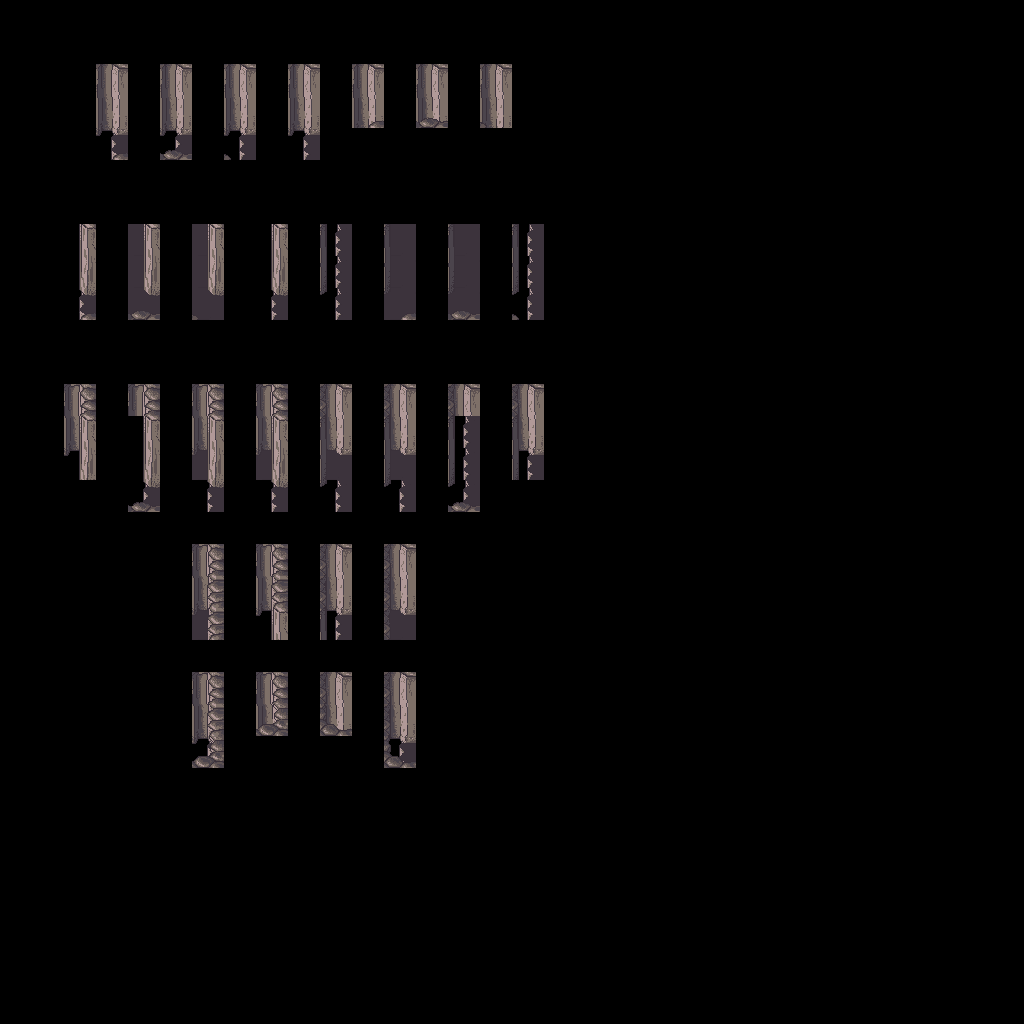

A 2D game scene composited from a Tiled map and its tileset images. What follows is a short description and the map's XML, with every tile layer's data as written:
An orthogonal 32x32 tile map with 32x32 px tiles, 3 tile layers (regions, input_Mountain, output_Mountain).

<map version="1.2" tiledversion="1.2.0" orientation="orthogonal" renderorder="right-down" width="32" height="32" tilewidth="32" tileheight="32" infinite="0" nextlayerid="5" nextobjectid="1">
 <tileset firstgid="1" source="../mountains-v6.tsx" />
 <layer id="1" name="regions" width="32" height="32">
  <data encoding="csv">
0,0,0,0,0,0,0,0,0,0,0,0,0,0,0,0,0,0,0,0,0,0,0,0,0,0,0,0,0,0,0,0,
0,0,0,0,0,0,0,0,0,0,0,0,0,0,0,0,0,0,0,0,0,0,0,0,0,0,0,0,0,0,0,0,
0,0,0,1190,0,1190,0,1190,0,1190,0,1190,0,1190,0,1190,0,0,0,0,0,0,0,0,0,0,0,0,0,0,0,0,
0,0,0,1190,0,1190,0,1190,0,1190,0,1190,0,1190,0,1190,0,0,0,0,0,0,0,0,0,0,0,0,0,0,0,0,
0,0,0,1190,0,1190,0,1190,0,1190,0,0,0,0,0,0,0,0,0,0,0,0,0,0,0,0,0,0,0,0,0,0,
0,0,0,0,0,0,0,0,0,0,0,0,0,0,0,0,0,0,0,0,0,0,0,0,0,0,0,0,0,0,0,0,
0,0,0,0,0,0,0,0,0,0,0,0,0,0,0,0,0,0,0,0,0,0,0,0,0,0,0,0,0,0,0,0,
0,0,1190,0,1191,0,1191,0,1190,0,1190,0,1191,0,1191,0,1190,0,0,0,0,0,0,0,0,0,0,0,0,0,0,0,
0,0,1190,0,1191,0,1191,0,1190,0,1190,0,1191,0,1191,0,1190,0,0,0,0,0,0,0,0,0,0,0,0,0,0,0,
0,0,1190,0,1191,0,1191,0,1190,0,1190,0,1191,0,1191,0,1190,0,0,0,0,0,0,0,0,0,0,0,0,0,0,0,
0,0,0,0,0,0,0,0,0,0,0,0,0,0,0,0,0,0,0,0,0,0,0,0,0,0,0,0,0,0,0,0,
0,0,0,0,0,0,0,0,0,0,0,0,0,0,0,0,0,0,0,0,0,0,0,0,0,0,0,0,0,0,0,0,
0,0,1190,0,1190,0,1191,0,1191,0,1191,0,1191,0,1190,0,1190,0,0,0,0,0,0,0,0,0,0,0,0,0,0,0,
0,0,1190,0,1190,0,1191,0,1191,0,1191,0,1191,0,1190,0,1190,0,0,0,0,0,0,0,0,0,0,0,0,0,0,0,
0,0,1190,0,1190,0,1191,0,1191,0,1191,0,1191,0,1190,0,1190,0,0,0,0,0,0,0,0,0,0,0,0,0,0,0,
0,0,0,0,1190,0,1190,0,1190,0,1190,0,1190,0,1190,0,0,0,0,0,0,0,0,0,0,0,0,0,0,0,0,0,
0,0,0,0,0,0,0,0,0,0,0,0,0,0,0,0,0,0,0,0,0,0,0,0,0,0,0,0,0,0,0,0,
0,0,0,0,0,0,1191,0,1190,0,1190,0,1191,0,0,0,0,0,0,0,0,0,0,0,0,0,0,0,0,0,0,0,
0,0,0,0,0,0,1191,0,1190,0,1190,0,1191,0,0,0,0,0,0,0,0,0,0,0,0,0,0,0,0,0,0,0,
0,0,0,0,0,0,1191,0,1190,0,1190,0,1191,0,0,0,0,0,0,0,0,0,0,0,0,0,0,0,0,0,0,0,
0,0,0,0,0,0,0,0,0,0,0,0,0,0,0,0,0,0,0,0,0,0,0,0,0,0,0,0,0,0,0,0,
0,0,0,0,0,0,1190,0,1190,0,1190,0,1190,0,0,0,0,0,0,0,0,0,0,0,0,0,0,0,0,0,0,0,
0,0,0,0,0,0,1190,0,1190,0,1190,0,1190,0,0,0,0,0,0,0,0,0,0,0,0,0,0,0,0,0,0,0,
0,0,0,0,0,0,1190,0,0,0,0,0,1190,0,0,0,0,0,0,0,0,0,0,0,0,0,0,0,0,0,0,0,
0,0,0,0,0,0,0,0,0,0,0,0,0,0,0,0,0,0,0,0,0,0,0,0,0,0,0,0,0,0,0,0,
0,0,0,0,0,0,0,0,0,0,0,0,0,0,0,0,0,0,0,0,0,0,0,0,0,0,0,0,0,0,0,0,
0,0,0,0,0,0,0,0,0,0,0,0,0,0,0,0,0,0,0,0,0,0,0,0,0,0,0,0,0,0,0,0,
0,0,0,0,0,0,0,0,0,0,0,0,0,0,0,0,0,0,0,0,0,0,0,0,0,0,0,0,0,0,0,0,
0,0,0,0,0,0,0,0,0,0,0,0,0,0,0,0,0,0,0,0,0,0,0,0,0,0,0,0,0,0,0,0,
0,0,0,0,0,0,0,0,0,0,0,0,0,0,0,0,0,0,0,0,0,0,0,0,0,0,0,0,0,0,0,0,
0,0,0,0,0,0,0,0,0,0,0,0,0,0,0,0,0,0,0,0,0,0,0,0,0,0,0,0,0,0,0,0,
0,0,0,0,0,0,0,0,0,0,0,0,0,0,0,0,0,0,0,0,0,0,0,0,0,0,0,0,0,0,0,0
</data>
 </layer>
 <layer id="2" name="input_Mountain" width="32" height="32">
  <properties>
   <property name="StrictEmpty" type="bool" value="true" />
  </properties>
  <data encoding="csv">
0,0,0,0,0,0,0,0,0,0,0,0,0,0,0,0,0,0,0,0,0,0,0,0,0,0,0,0,0,0,0,0,
0,0,0,0,0,0,0,0,0,0,0,0,0,0,0,0,0,0,0,0,0,0,0,0,0,0,0,0,0,0,0,0,
0,0,0,938,0,938,0,938,0,938,0,938,0,938,0,938,0,0,0,0,0,0,0,0,0,0,0,0,0,0,0,0,
0,0,0,0,0,0,0,0,0,0,0,809,0,810,0,811,0,0,0,0,0,0,0,0,0,0,0,0,0,0,0,0,
0,0,0,809,0,810,0,811,0,0,0,0,0,0,0,0,0,0,0,0,0,0,0,0,0,0,0,0,0,0,0,0,
0,0,0,0,0,0,0,0,0,0,0,0,0,0,0,0,0,0,0,0,0,0,0,0,0,0,0,0,0,0,0,0,
0,0,0,0,0,0,0,0,0,0,0,0,0,0,0,0,0,0,0,0,0,0,0,0,0,0,0,0,0,0,0,0,
0,0,937,0,937,0,937,0,937,0,939,0,939,0,939,0,939,0,0,0,0,0,0,0,0,0,0,0,0,0,0,0,
0,0,0,0,0,0,0,0,0,0,0,0,0,0,0,0,0,0,0,0,0,0,0,0,0,0,0,0,0,0,0,0,
0,0,809,0,810,0,811,0,0,0,0,0,809,0,810,0,811,0,0,0,0,0,0,0,0,0,0,0,0,0,0,0,
0,0,0,0,0,0,0,0,0,0,0,0,0,0,0,0,0,0,0,0,0,0,0,0,0,0,0,0,0,0,0,0,
0,0,0,0,0,0,0,0,0,0,0,0,0,0,0,0,0,0,0,0,0,0,0,0,0,0,0,0,0,0,0,0,
0,0,872,0,872,0,872,0,872,0,876,0,876,0,876,0,876,0,0,0,0,0,0,0,0,0,0,0,0,0,0,0,
0,0,937,0,937,0,937,0,937,0,939,0,939,0,939,0,939,0,0,0,0,0,0,0,0,0,0,0,0,0,0,0,
0,0,1001,0,0,0,1001,0,0,0,0,0,1003,0,0,0,1003,0,0,0,0,0,0,0,0,0,0,0,0,0,0,0,
0,0,0,0,810,0,1065,0,0,0,0,0,1067,0,810,0,0,0,0,0,0,0,0,0,0,0,0,0,0,0,0,0,
0,0,0,0,0,0,0,0,0,0,0,0,0,0,0,0,0,0,0,0,0,0,0,0,0,0,0,0,0,0,0,0,
0,0,0,0,0,0,872,0,872,0,876,0,876,0,0,0,0,0,0,0,0,0,0,0,0,0,0,0,0,0,0,0,
0,0,0,0,0,0,873,0,873,0,875,0,875,0,0,0,0,0,0,0,0,0,0,0,0,0,0,0,0,0,0,0,
0,0,0,0,0,0,873,0,937,0,939,0,875,0,0,0,0,0,0,0,0,0,0,0,0,0,0,0,0,0,0,0,
0,0,0,0,0,0,0,0,0,0,0,0,0,0,0,0,0,0,0,0,0,0,0,0,0,0,0,0,0,0,0,0,
0,0,0,0,0,0,872,0,872,0,876,0,876,0,0,0,0,0,0,0,0,0,0,0,0,0,0,0,0,0,0,0,
0,0,0,0,0,0,873,0,1133,0,1134,0,875,0,0,0,0,0,0,0,0,0,0,0,0,0,0,0,0,0,0,0,
0,0,0,0,0,0,1133,0,0,0,0,0,1134,0,0,0,0,0,0,0,0,0,0,0,0,0,0,0,0,0,0,0,
0,0,0,0,0,0,0,0,0,0,0,0,0,0,0,0,0,0,0,0,0,0,0,0,0,0,0,0,0,0,0,0,
0,0,0,0,0,0,0,0,0,0,0,0,0,0,0,0,0,0,0,0,0,0,0,0,0,0,0,0,0,0,0,0,
0,0,0,0,0,0,0,0,0,0,0,0,0,0,0,0,0,0,0,0,0,0,0,0,0,0,0,0,0,0,0,0,
0,0,0,0,0,0,0,0,0,0,0,0,0,0,0,0,0,0,0,0,0,0,0,0,0,0,0,0,0,0,0,0,
0,0,0,0,0,0,0,0,0,0,0,0,0,0,0,0,0,0,0,0,0,0,0,0,0,0,0,0,0,0,0,0,
0,0,0,0,0,0,0,0,0,0,0,0,0,0,0,0,0,0,0,0,0,0,0,0,0,0,0,0,0,0,0,0,
0,0,0,0,0,0,0,0,0,0,0,0,0,0,0,0,0,0,0,0,0,0,0,0,0,0,0,0,0,0,0,0,
0,0,0,0,0,0,0,0,0,0,0,0,0,0,0,0,0,0,0,0,0,0,0,0,0,0,0,0,0,0,0,0
</data>
 </layer>
 <layer id="3" name="output_Mountain" width="32" height="32">
  <data encoding="csv">
0,0,0,0,0,0,0,0,0,0,0,0,0,0,0,0,0,0,0,0,0,0,0,0,0,0,0,0,0,0,0,0,
0,0,0,0,0,0,0,0,0,0,0,0,0,0,0,0,0,0,0,0,0,0,0,0,0,0,0,0,0,0,0,0,
0,0,0,0,0,0,0,0,0,0,0,0,0,0,0,0,0,0,0,0,0,0,0,0,0,0,0,0,0,0,0,0,
0,0,0,1002,0,1002,0,1002,0,1002,0,807,0,1200,0,813,0,0,0,0,0,0,0,0,0,0,0,0,0,0,0,0,
0,0,0,1129,0,1130,0,1131,0,1066,0,0,0,0,0,0,0,0,0,0,0,0,0,0,0,0,0,0,0,0,0,0,
0,0,0,0,0,0,0,0,0,0,0,0,0,0,0,0,0,0,0,0,0,0,0,0,0,0,0,0,0,0,0,0,
0,0,0,0,0,0,0,0,0,0,0,0,0,0,0,0,0,0,0,0,0,0,0,0,0,0,0,0,0,0,0,0,
0,0,0,0,0,0,0,0,0,0,0,0,0,0,0,0,0,0,0,0,0,0,0,0,0,0,0,0,0,0,0,0,
0,0,1001,0,1001,0,1001,0,1001,0,1003,0,1003,0,1003,0,1003,0,0,0,0,0,0,0,0,0,0,0,0,0,0,0,
0,0,816,0,880,0,944,0,1065,0,1067,0,1008,0,1072,0,1136,0,0,0,0,0,0,0,0,0,0,0,0,0,0,0,
0,0,0,0,0,0,0,0,0,0,0,0,0,0,0,0,0,0,0,0,0,0,0,0,0,0,0,0,0,0,0,0,
0,0,0,0,0,0,0,0,0,0,0,0,0,0,0,0,0,0,0,0,0,0,0,0,0,0,0,0,0,0,0,0,
0,0,0,0,0,0,0,0,0,0,0,0,0,0,0,0,0,0,0,0,0,0,0,0,0,0,0,0,0,0,0,0,
0,0,935,0,0,0,935,0,935,0,941,0,941,0,0,0,941,0,0,0,0,0,0,0,0,0,0,0,0,0,0,0,
0,0,998,0,1001,0,998,0,998,0,1006,0,1006,0,1003,0,1006,0,0,0,0,0,0,0,0,0,0,0,0,0,0,0,
0,0,0,0,880,0,0,0,1065,0,1067,0,0,0,1072,0,0,0,0,0,0,0,0,0,0,0,0,0,0,0,0,0,
0,0,0,0,0,0,0,0,0,0,0,0,0,0,0,0,0,0,0,0,0,0,0,0,0,0,0,0,0,0,0,0,
0,0,0,0,0,0,0,0,0,0,0,0,0,0,0,0,0,0,0,0,0,0,0,0,0,0,0,0,0,0,0,0,
0,0,0,0,0,0,871,0,871,0,877,0,877,0,0,0,0,0,0,0,0,0,0,0,0,0,0,0,0,0,0,0,
0,0,0,0,0,0,870,0,934,0,942,0,878,0,0,0,0,0,0,0,0,0,0,0,0,0,0,0,0,0,0,0,
0,0,0,0,0,0,0,0,0,0,0,0,0,0,0,0,0,0,0,0,0,0,0,0,0,0,0,0,0,0,0,0,
0,0,0,0,0,0,0,0,0,0,0,0,0,0,0,0,0,0,0,0,0,0,0,0,0,0,0,0,0,0,0,0,
0,0,0,0,0,0,871,0,1069,0,1063,0,877,0,0,0,0,0,0,0,0,0,0,0,0,0,0,0,0,0,0,0,
0,0,0,0,0,0,1070,0,0,0,0,0,1062,0,0,0,0,0,0,0,0,0,0,0,0,0,0,0,0,0,0,0,
0,0,0,0,0,0,0,0,0,0,0,0,0,0,0,0,0,0,0,0,0,0,0,0,0,0,0,0,0,0,0,0,
0,0,0,0,0,0,0,0,0,0,0,0,0,0,0,0,0,0,0,0,0,0,0,0,0,0,0,0,0,0,0,0,
0,0,0,0,0,0,0,0,0,0,0,0,0,0,0,0,0,0,0,0,0,0,0,0,0,0,0,0,0,0,0,0,
0,0,0,0,0,0,0,0,0,0,0,0,0,0,0,0,0,0,0,0,0,0,0,0,0,0,0,0,0,0,0,0,
0,0,0,0,0,0,0,0,0,0,0,0,0,0,0,0,0,0,0,0,0,0,0,0,0,0,0,0,0,0,0,0,
0,0,0,0,0,0,0,0,0,0,0,0,0,0,0,0,0,0,0,0,0,0,0,0,0,0,0,0,0,0,0,0,
0,0,0,0,0,0,0,0,0,0,0,0,0,0,0,0,0,0,0,0,0,0,0,0,0,0,0,0,0,0,0,0,
0,0,0,0,0,0,0,0,0,0,0,0,0,0,0,0,0,0,0,0,0,0,0,0,0,0,0,0,0,0,0,0
</data>
 </layer>
</map>
